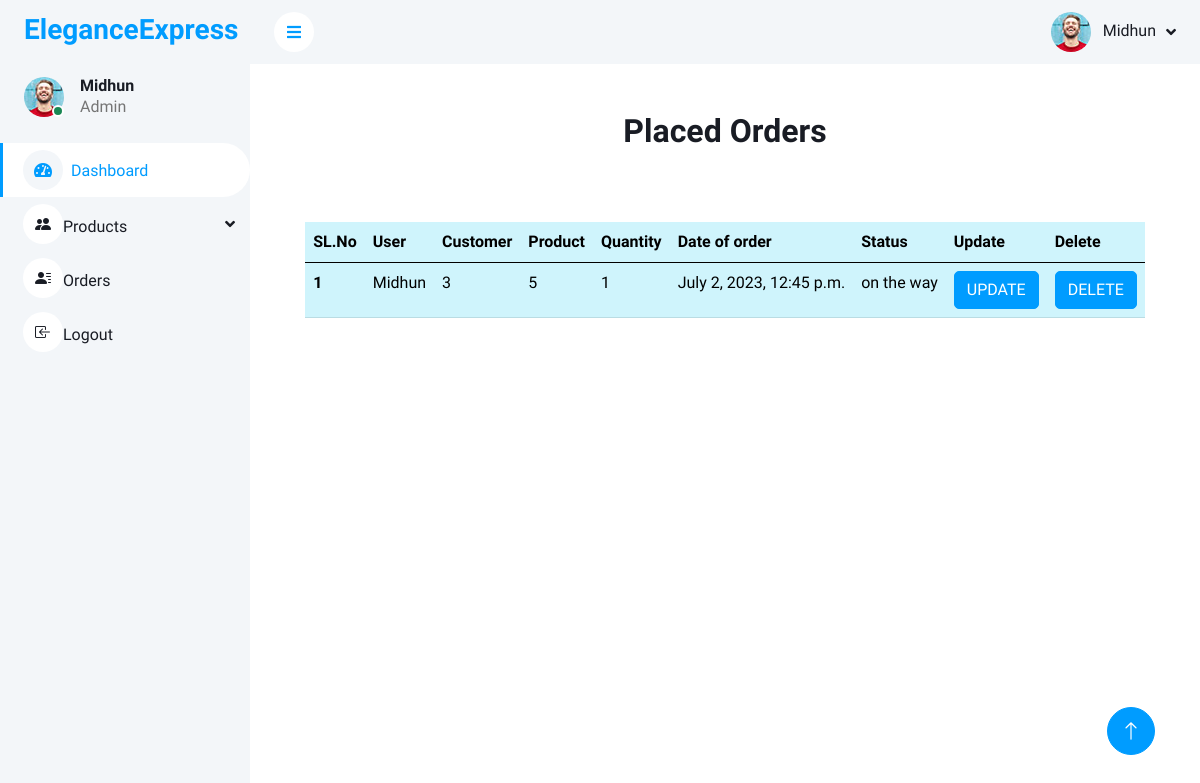
The app's page /order_view/ (signed in) with its own data.
### store/models.py (models this page shows, shortened)
class OrderPlaced(models.Model):
    User = models.ForeignKey(User, on_delete=models.CASCADE)
    customer = models.ForeignKey(Customer, on_delete=models.CASCADE)
    product = models.ForeignKey(Product, on_delete=models.CASCADE)
    quantity = models.PositiveIntegerField(default=1)
    ordered_date = models.DateTimeField(auto_now_add=True)
    status = models.CharField(max_length=50, choices=STATUS_CHOICES, default='Pending')

class Customer(models.Model):
    User = models.ForeignKey(User, on_delete=models.CASCADE)
    name = models.CharField(max_length=200)
    locality = models.CharField(max_length=200)
    city = models.CharField(max_length=50)
    pincode = models.IntegerField()
    state = models.CharField(choices=STATE_CHOICES, max_length=50)
    def __str__(self):
        return str(self.id)

class Product(models.Model):
    title = models.CharField(max_length=100)
    selling_price = models.FloatField()
    discounted_price = models.FloatField()
    description = models.TextField()
    brand = models.CharField(max_length=100)
    category = models.CharField(choices=CATEGORY_CHOICES, max_length=2)
    product_image = models.ImageField(upload_to='productimg')
    def __str__(self):
        return str(self.id)

### store/views.py (the view)
# urls.py: path('order_view/', views.order_view,name='order_view'),
@login_required(login_url='login')
def order_view(request):
    order = OrderPlaced.objects.all()
    return render(request, 'app/order_view.html', {'order': order})

### templates/app/order_view.html
{% extends 'app/adminbase.html' %}
{% load static %}
{%load crispy_forms_tags %}
{% block content %}
<h2 class="text-center my-5" >Placed Orders</h2><br>
<div class="row justify-content-center ">
    <div class="col-auto">
        <table class="table table-info table-responsive">
          <thead>
            <tr>
              <th scope="col">SL.No</th>
              <th scope="col">User</th>
              <th scope="col">Customer</th>
              <th scope="col">Product</th>
              <th scope="col">Quantity</th>
              <th scope="col">Date of order</th>
              <th scope="col">Status</th>
              <th scope="col">Update</th>
              <th scope="col">Delete</th>
            </tr>
          </thead>
          <tbody>
          {%  for i in order %}
            <tr>
              <th scope="row">{{forloop.counter}}</th>
              <td>{{i.User}}</td>
              <td>{{i.customer}}</td>
              <td>{{i.product}}</td>
              <td>{{i.quantity}}</td>
              <td>{{i.ordered_date}}</td>
              <td>{{i.status}}</td>
              <td><a href="{% url 'order_update' i.id %}"> <button type="button" class="btn btn-primary">UPDATE</button></a></td>
              <td><a href="{% url 'order_delete' i.id %}"> <button type="button" class="btn btn-primary">DELETE</button></a></td>
            </tr>
          {% endfor %}
          </tbody>
        </table>
    </div>
</div>
{% endblock %}

### templates/app/adminbase.html (shortened to what this page needs)
<!DOCTYPE html>
<html lang="en">
{% load static %}
<head>
    <link href="https://cdnjs.cloudflare.com/ajax/libs/font-awesome/5.10.0/css/all.min.css" rel="stylesheet">
    <link href="https://cdn.jsdelivr.net/npm/bootstrap-icons@1.4.1/font/bootstrap-icons.css" rel="stylesheet">
    <link href=" {% static 'app/set2/lib/owlcarousel/assets/owl.carousel.min.css' %} " rel="stylesheet">
    <link href=" {% static 'app/set2/lib/tempusdominus/css/tempusdominus-bootstrap-4.min.css' %} " rel="stylesheet" />
    <link href=" {% static 'app/set2/css/bootstrap.min.css' %} " rel="stylesheet">
    <link href=" {% static 'app/set2/css/style.css' %} " rel="stylesheet">
</head>
<body>
    <div class="container-xxl position-relative bg-white d-flex p-0">
        <div class="sidebar pe-0 pb-5">
            <nav class="navbar bg-light navbar-light">
                <a href=" {% static 'index.html' %} " class="navbar-brand mx-4 mb-3">
                    <h3 class="text-primary">Elegance</i>Express</h3>
                </a>
                <div class="d-flex align-items-center ms-4 mb-4">
                    <div class="position-relative">
                        <img class="rounded-circle" src=" {% static 'app/set2/img/user.jpg' %} " alt="" style="width: 40px; height: 40px;">
                        <div class="bg-success rounded-circle border border-2 border-white position-absolute end-0 bottom-0 p-1"></div>
                    </div>
                    <div class="ms-3">
                        <h6 class="mb-0">{{request.user}}</h6>
                        <span>Admin</span>
                    </div>
                </div>
                <div class="navbar-nav w-100">
                    <a href=" {% url 'admindashboard' %} " class="nav-item nav-link active"><i class="fa fa-tachometer-alt me-2"></i>Dashboard</a>
                    <div class="nav-item dropdown">
                        <a href="#" class="nav-link dropdown-toggle" data-bs-toggle="dropdown"><i class="bi bi-people-fill"></i>Products</a>
                    </div>
                    <a href=" {% url 'order_view' %}" class="nav-item nav-link"><i class="bi bi-person-lines-fill"></i>Orders</a>
                    <a href=" {% url 'logout_view' %} " class="nav-item nav-link"><i class="bi bi-box-arrow-in-left"></i>Logout</a>
                </div>
            </nav>
        </div>
        <div class="content">
            <nav class="navbar navbar-expand bg-light navbar-light sticky-top px-4 py-0">
                <a href="#" class="sidebar-toggler flex-shrink-0">
                    <i class="fa fa-bars"></i>
                </a>
                <div class="navbar-nav align-items-center ms-auto">
                    <div class="nav-item dropdown">
                        <a href="#" class="nav-link dropdown-toggle" data-bs-toggle="dropdown">
                            <img class="rounded-circle me-lg-2" src=" {% static 'app/set2/img/user.jpg' %} " alt="" style="width: 40px; height: 40px;">
                            <span class="d-none d-lg-inline-flex">{{request.user}}</span>
                        </a>
                    </div>
                </div>
            </nav>
            {% block content %}{% endblock %}
        </div>
        <a href="#" class="btn btn-lg btn-primary btn-lg-square back-to-top"><i class="bi bi-arrow-up"></i></a>
    </div>
</body>
</html>

### static/app/set2/css/style.css (style rules this page uses)
:root { --primary: #009CFF; --light: #F3F6F9; --dark: #191C24; }
.back-to-top { position: fixed; display: none; right: 45px; bottom: 45px; z-index: 99; }
.btn { transition: .5s; }
.btn.btn-primary { color: #FFFFFF; }
.btn-lg-square { width: 48px; height: 48px; }
.btn-square, .btn-sm-square, .btn-lg-square { padding: 0; display: inline-flex; align-items: center; justify-content: center; font-weight: normal; border-radius: 50px; }
.sidebar { position: fixed; top: 0; left: 0; bottom: 0; width: 250px; height: 100vh; overflow-y: auto; background: var(--light); transition: 0.5s; z-index: 999; }
.content { margin-left: 250px; min-height: 100vh; background: #FFFFFF; transition: 0.5s; }
@media (min-width: 992px) { .sidebar { margin-left: 0; } }
@media (min-width: 992px) { .content { width: calc(100% - 250px); } }
.sidebar .navbar .navbar-nav .nav-link { padding: 7px 20px; color: var(--dark); font-weight: 500; border-left: 3px solid var(--light); border-radius: 0 30px 30px 0; outline: none; }
.sidebar .navbar .navbar-nav .nav-link:hover, .sidebar .navbar .navbar-nav .nav-link.active { color: var(--primary); background: #FFFFFF; border-color: var(--primary); }
.sidebar .navbar .navbar-nav .nav-link i { width: 40px; height: 40px; display: inline-flex; align-items: center; justify-content: center; background: #FFFFFF; border-radius: 40px; }
.sidebar .navbar .navbar-nav .nav-link:hover i, .sidebar .navbar .navbar-nav .nav-link.active i { background: var(--light); }
.sidebar .navbar .dropdown-toggle::after { position: absolute; top: 15px; right: 15px; border: none; content: "\f107"; font-family: "Font Awesome 5 Free"; font-weight: 900; transition: .5s; }
.content .navbar .navbar-nav .nav-link { margin-left: 25px; padding: 12px 0; color: var(--dark); outline: none; }
.content .navbar .sidebar-toggler, .content .navbar .navbar-nav .nav-link i { width: 40px; height: 40px; display: inline-flex; align-items: center; justify-content: center; background: #FFFFFF; border-radius: 40px; }
.content .navbar .dropdown-toggle::after { margin-left: 6px; vertical-align: middle; border: none; content: "\f107"; font-family: "Font Awesome 5 Free"; font-weight: 900; transition: .5s; }

### records on screen
OrderPlaced: User "Midhun", customer "3", product "5", quantity "1", ordered_date "July 2, 2023, 12:45 p.m.", status "on the way"

### other values on screen
{{ request.user }} "Midhun"
